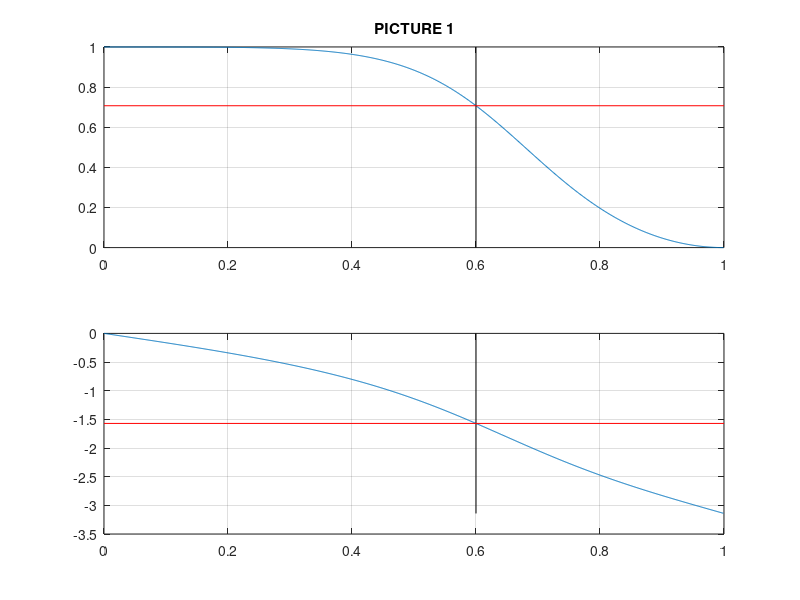
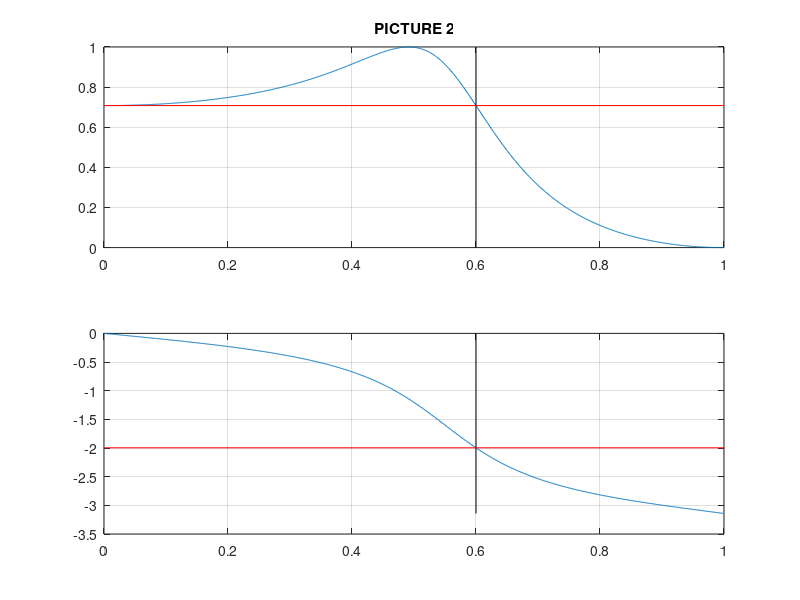
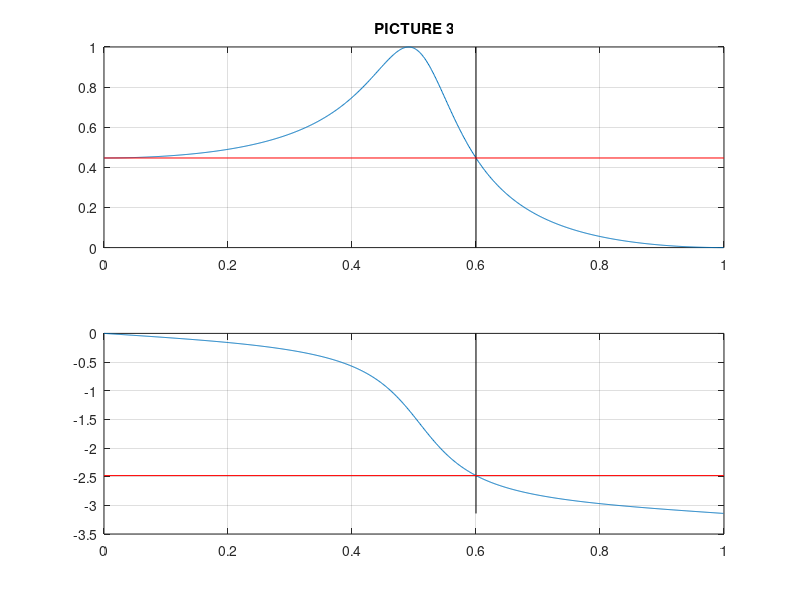
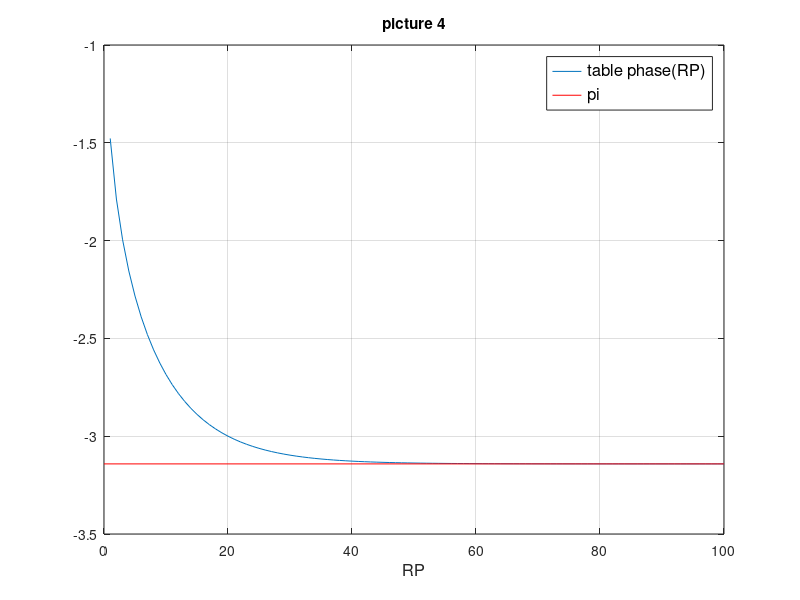

Write MATLAB code to recreate these figures, in order.
clear all; close all;
% Length - 100; table values ??for low pass filter
tableLowCheb1 = [-1.47768281575585,-1.78746524288204,-1.99602989766829,-2.15511958316750,-2.28340574022564,-2.39011044757310,-2.48060124311884,-2.55834386597657,-2.62574372794051,-2.68456158087819,-2.73613972521969,-2.78153440733819,-2.82159786547985,-2.85703159125442,-2.88842228001633,-2.91626692650236,-2.94099087073675,-2.96296112477631,-2.98249645500303,-2.99987517946343,-3.01534131983171,-3.02910954355383,-3.04136919859840,-3.05228765461243,-3.06201310422947,-3.07067693694256,-3.07839576908503,-3.08527319302317,-3.09140129399947,-3.09686197240512,-3.10172810140674,-3.10606454398652,-3.10992904901306,-3.11337304254628,-3.11644232791878,-3.11917770603031,-3.12161552560283,-3.12378817176942,-3.12572450023754,-3.12745022332343,-3.12898825335907,-3.13035900829618,-3.13158068375225,-3.13266949524272,-3.13363989390823,-3.13450475866704,-3.13527556738970,-3.13596254940114,-3.13657482135751,-3.13712050831780,-3.13760685162851,-3.13804030506166,-3.13842662048747,-3.13877092422316,-3.13907778507361,-3.13935127496916,-3.13959502300645,-3.13981226361056,-3.14000587945831,-3.14017843973279,-3.14033223421703,-3.14046930367960,-3.14059146695555,-3.14070034508194,-3.14079738280863,-3.14088386776962,-3.14096094756942,-3.14102964501132,-3.14109087166946,-3.14114543998498,-3.14119407404667,-3.14123741919926,-3.14127605060684,-3.14131048088482,-3.14134116690220,-3.14136851584385,-3.14139289061367,-3.14141461465007,-3.14143397621785,-3.14145123223326,-3.14146661167317,-3.14148031861339,-3.14149253493672,-3.14150342274633,-3.14151312651686,-3.14152177501145,-3.14152948299036,-3.14153635273379,-3.14154247539906,-3.14154793223023,-3.14155279563613,-3.14155713015120,-3.14156099329182,-3.14156443631953,-3.14156750492120,-3.14157023981531,-3.14157267729226,-3.14157484969588,-3.14157678585264,-3.14157851145416];
points = 1000;
%% PICTURE 1
f = 0.6;
 [alb,blb] = butter(2,f,'low');
 [hl,w] = freqz(alb,blb,points);
 aml = abs(hl);
 for i=1:length(w)
    CF1(i)=(blb(2)*(alb(1)-alb(3))-alb(2)*(1-blb(3)))*sin(w(i));
    CF2(i)=(alb(1)*blb(3)-alb(3))*sin(2*w(i));
    IF(i)=CF1(i)+CF2(i);
    ZF1(i)=alb(1)+alb(2)*blb(2)+alb(3)*blb(3);
    ZF2(i)=(blb(2)*(alb(1)+alb(3))+alb(2)*(1+blb(3)))*cos(w(i));
    ZF3(i)=(alb(1)*blb(3)+alb(3))*cos(2*w(i));
    RF(i)=ZF1(i)+ZF2(i)+ZF3(i);
    F2(i)=atan2(IF(i),RF(i));    
 end
 % plot 1 picture
 figure('Units', 'normalized', 'OuterPosition', [0 0 1 1]);
 subplot(2,1,1);
plot(w/pi,aml);
line([f f],[0 1],'Color','black');
line([0 1],[1/sqrt(2) 1/sqrt(2)],'Color','red');
title('PICTURE 1')%%%%%%%%%%%%%%%%%%%%%%%%%%%%%%%%%%%%%%%%%%%%%%%%%%%%%%
grid on;
subplot(2,1,2);
plot(w/pi,F2);
line([f f],[0 -pi],'Color','black');
line([0 1],[-pi/2 -pi/2],'Color','red');
grid on;
%
%% picture 2
f = 0.6;
rp=3;
[alb,blb] = cheby1(2,rp,f,'low');
 [hl,w] = freqz(alb,blb,points);
 aml = abs(hl);
 for i=1:length(w)
    CF1(i)=(blb(2)*(alb(1)-alb(3))-alb(2)*(1-blb(3)))*sin(w(i));
    CF2(i)=(alb(1)*blb(3)-alb(3))*sin(2*w(i));
    IF(i)=CF1(i)+CF2(i);
    ZF1(i)=alb(1)+alb(2)*blb(2)+alb(3)*blb(3);
    ZF2(i)=(blb(2)*(alb(1)+alb(3))+alb(2)*(1+blb(3)))*cos(w(i));
    ZF3(i)=(alb(1)*blb(3)+alb(3))*cos(2*w(i));
    RF(i)=ZF1(i)+ZF2(i)+ZF3(i);
    F2(i)=atan2(IF(i),RF(i));    
 end
 % plot 2 picture
 figure('Units', 'normalized', 'OuterPosition', [0 0 1 1]);
 subplot(2,1,1);
plot(w/pi,aml);
line([f f],[0 1],'Color','black');
line([0 1],[1/(sqrt(10^(0.1*rp))); 1/(sqrt(10^(0.1*rp)))],'Color','red');
title('PICTURE 2')%%%%%%%%%%%%%%%%%%%%%%%%%%%%%%%%%%%%%%%%%%%%%%%%%%%%%%%%%%%%%%%%
grid on;
subplot(2,1,2);
plot(w/pi,F2);
line([f f],[0 -pi],'Color','black');
line([0 1],[tableLowCheb1(rp) tableLowCheb1(rp)],'Color','red');
grid on;
%
%% picture 3
f = 0.6;
rp=7;
[alb,blb] = cheby1(2,rp,f,'low');
 [hl,w] = freqz(alb,blb,points);
 aml = abs(hl);
 for i=1:length(w)
    CF1(i)=(blb(2)*(alb(1)-alb(3))-alb(2)*(1-blb(3)))*sin(w(i));
    CF2(i)=(alb(1)*blb(3)-alb(3))*sin(2*w(i));
    IF(i)=CF1(i)+CF2(i);
    ZF1(i)=alb(1)+alb(2)*blb(2)+alb(3)*blb(3);
    ZF2(i)=(blb(2)*(alb(1)+alb(3))+alb(2)*(1+blb(3)))*cos(w(i));
    ZF3(i)=(alb(1)*blb(3)+alb(3))*cos(2*w(i));
    RF(i)=ZF1(i)+ZF2(i)+ZF3(i);
    F2(i)=atan2(IF(i),RF(i));    
 end
 % plot 3 picture
 figure('Units', 'normalized', 'OuterPosition', [0 0 1 1]);
 subplot(2,1,1);
plot(w/pi,aml);
line([f f],[0 1],'Color','black');
line([0 1],[1/(sqrt(10^(0.1*rp))); 1/(sqrt(10^(0.1*rp)))],'Color','red');
title('PICTURE 3')%%%%%%%%%%%%%%%%%%%%%%%%%%%%%%%%%%%%%%%%%%%%%%%%%%%%%%%%%%%%%%%%
grid on;
subplot(2,1,2);
plot(w/pi,F2);
line([f f],[0 -pi],'Color','black');
line([0 1],[tableLowCheb1(rp) tableLowCheb1(rp)],'Color','red');
grid on;
%

%% picture 4
    
 figure('Units', 'normalized', 'OuterPosition', [0 0 1 1]);
plot(tableLowCheb1)
line([0 length(tableLowCheb1)],[-pi -pi],'Color','red');
grid on;
xlabel('RP','FontSize',12);%%%%%%%%%%%%%%%%%%%%%%%%%%%%%%%%%%%%%%%%%%%%%
legend({'table phase(RP)','pi'},'FontSize',12)%%%%%%%%%%%%%%%%%%%%%%%%%%%%%%%%%%%%%%%
title('picture 4')%%%%%%%%%%%%%%%%%%%%%%%%%%%%%%%%%%%%%%%%%%%%%%%%%%%%%%%%%%%%%%%%%%%%%%
%
%% logarithm
range = 19;
  log_fnc = -0.537*log((1: range)) - 1.4355;
 figure('Units', 'normalized', 'OuterPosition', [0 0 1 1]);
  plot(log_fnc);
  hold on;
  plot(tableLowCheb1(1:range))
  grid on;
  title('y=-0.537 ln(RP)-1.4355')%%%%%%%%%%%%%%%%%%%%%%%%%%%%%%%%%%%%%%%%%%%%%%%%%%%%%%%%%
  legend({'y=-0.537 ln(RP)-1.4355','table'},'FontSize',12)%%%%%%%%%%%%%%%%%%%%%%%%%%%%%%%%%%%
%
%% picture 5
th =-pi* tanh(0.0792*(1:length(tableLowCheb1)) + 0.4521);
figure('Units', 'normalized', 'OuterPosition', [0 0 1 1]);
 plot(th);
  hold on;
  plot(tableLowCheb1)
  legend({'ph(RP)=th(0.0792RP+0.4521)','table'},'FontSize',12);%%%%%%%%%%%%%%%%%%%%%%%%%%%%%%%%%%%%%
  title('picture 5');%%%%%%%%%%%%%%%%%%%%%%%%%%%%%%%%%%%%%%%%%%%%%%%%%%%%%%%%%%%%%%%%%%%%%%%%%%
%
%% picture 6
length = 10;
rp = (1:length);
A1=1;
A2=1/3;
A3=2/15;
A4=17/315;
A5=62/2835;
argument =0.0792*rp+0.4521;
for i = 1:length
    line(i)=A1*argument(i)-A2*argument(i)^3+A3*argument(i)^5-A4*argument(i)^7+A5*argument(i)^9;
    model(i)=tanh(argument(i));
end
figure('Units', 'normalized', 'OuterPosition', [0 0 1 1]);
plot(-pi * line);
hold on;
plot(-pi *model)
legend({'decomposed','model'},'FontSize',12);%%%%%%%%%%%%%%%%%%%%%%%%%%%%%%%%%
title('picture 6');%%%%%%%%%%%%%%%%%%%%%%%%%%%%%%%%%%%%%%%%%%%%%%%%%%%%%%%%%%%
%
%% picture 7
length = 40;
rp = (1:length);
A1=1;
A2=1/3;
A3=2/15;
A4=17/315;
A5=62/2835;
argument =0.0792*rp+0.4521;
for i = 1:length
    sin(i) = argument(i) + ((argument(i).^3)/6) + ((argument(i).^5)/120) + ((argument(i).^7)/5040)+ ((argument(i).^9)/factorial(9));
    cos(i) = 1 + ((argument(i).^2)/factorial(2)) + ((argument(i).^4)/factorial(4)) + ((argument(i).^6)/factorial(6))+ ((argument(i).^8)/factorial(8));
   
    model(i)=tanh(argument(i));
    sincos(i) =  sin(i)/cos(i);
end
figure('Units', 'normalized', 'OuterPosition', [0 0 1 1]);
plot(-pi * sincos);
hold on;
plot(-pi * model)
legend({'decomposed sincos','model'},'FontSize',12);%%%%%%%%%%%%%%%%%%%%%%%%%%%%%%%%%%%%%5
title('picture 7');%%%%%%%%%%%%%%%%%%%%%%%%%%%%%%%%%%%%%%%%%%%%%%%%%%%%%%%%%%%%%%%%%%%%%%
%
